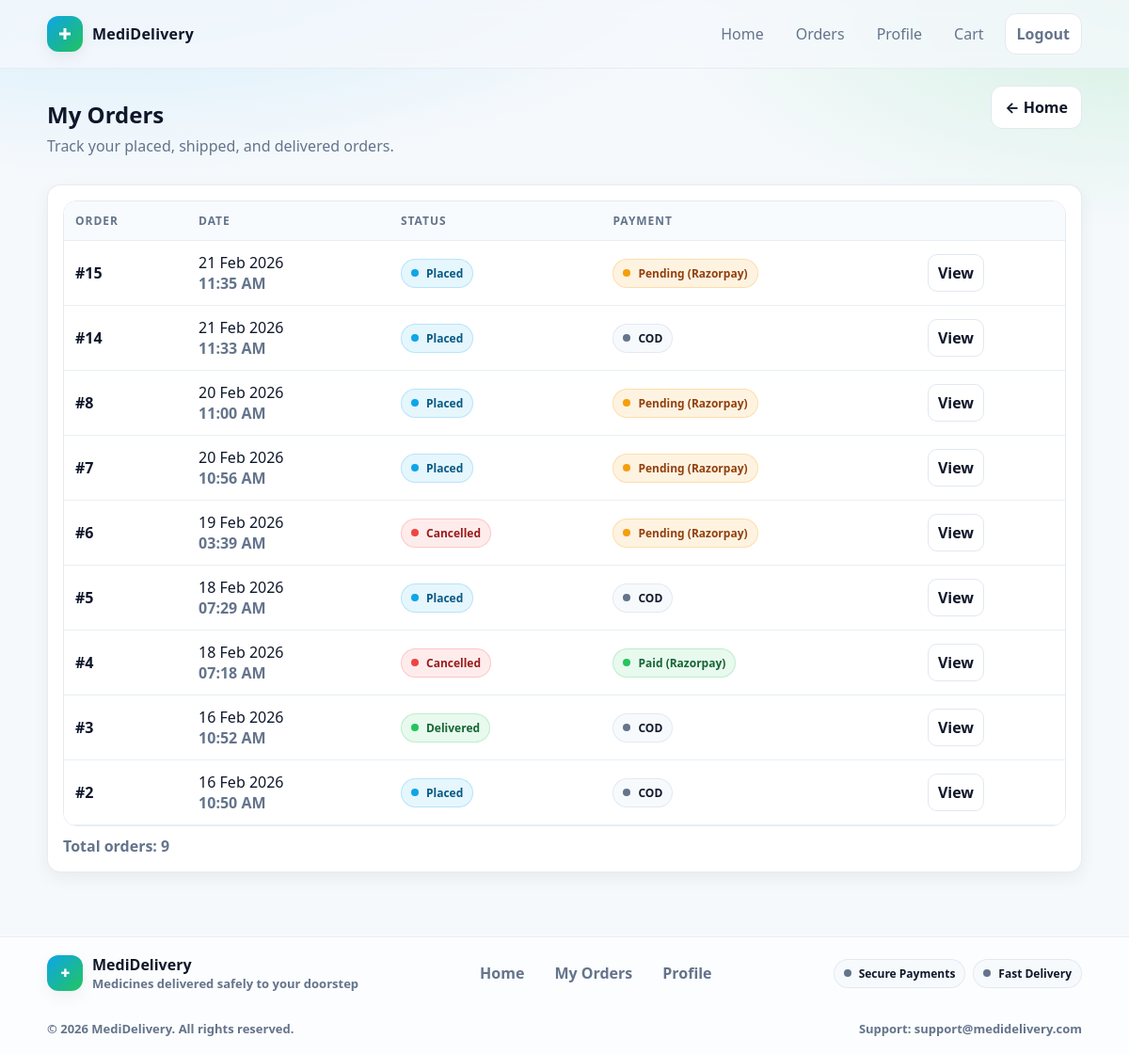
Before: /my-orders/ (signed in) with the older database file.
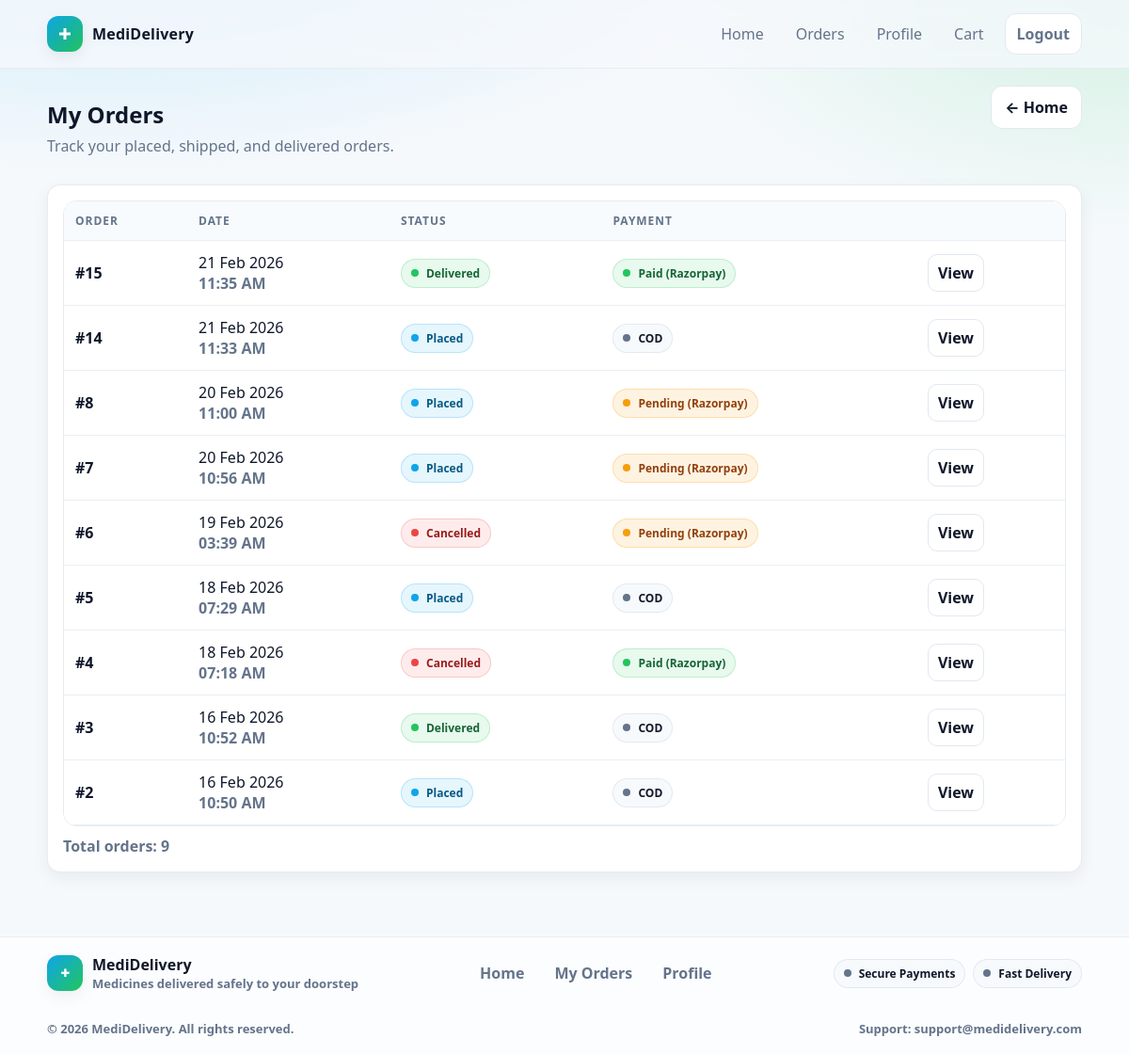
After: the same page with the newer database file.
### core/models.py (models this page shows, shortened)
class Order(models.Model):
    STATUS_CHOICES = [
        ("placed", "Placed"),
        ("packed", "Packed"),
        ("shipped", "Shipped"),
        ("delivered", "Delivered"),
        ("cancelled", "Cancelled"),
    ]
    user = models.ForeignKey(User, on_delete=models.CASCADE)
    full_name = models.CharField(max_length=200)
    phone = models.CharField(max_length=20)
    address = models.TextField()
    status = models.CharField(max_length=20, choices=STATUS_CHOICES, default="placed")
    created_at = models.DateTimeField(auto_now_add=True)
    assigned_delivery = models.ForeignKey(
                        User,
                        on_delete=models.SET_NULL,
                        null=True,
                        blank=True,
                        related_name="assigned_orders"
    )
    PAYMENT_CHOICES = [
        ("cod", "Cash on Delivery"),
        ("razorpay", "Razorpay"),
    ]
    payment_method = models.CharField(max_length=20, choices=PAYMENT_CHOICES, default="cod")
    is_paid = models.BooleanField(default=False)
    razorpay_order_id = models.CharField(max_length=100, blank=True, null=True)
    razorpay_payment_id = models.CharField(max_length=100, blank=True, null=True)
    razorpay_signature = models.CharField(max_length=255, blank=True, null=True)

### core/views.py (the view)
# urls.py: path("my-orders/", views.my_orders, name="my_orders"),
@login_required
def my_orders(request):
    orders = Order.objects.filter(user=request.user).order_by("-created_at")
    return render(request, "core/my_orders.html", {"orders": orders})

### core/templates/core/my_orders.html (shortened to what this page needs)
{% extends "base.html" %}
{% block content %}
<div style="display:flex; align-items:flex-start; justify-content:space-between; gap:12px; flex-wrap:wrap;">
  <div>
    <h1 class="page-title">My Orders</h1>
    <p class="page-subtitle">Track your placed, shipped, and delivered orders.</p>
  </div>
  <a class="btn btn-outline" href="{% url 'core:home' %}">← Home</a>
</div>
{% if orders %}
  <div class="card" style="margin-top:14px;">
    <div class="card-body">
      <div class="table-wrap">
        <table>
          <thead>
            <tr>
              <th>Order</th>
              <th>Date</th>
              <th>Status</th>
              <th>Payment</th>
              <th></th>
            </tr>
          </thead>
          <tbody>
            {% for o in orders %}
            <tr>
              <td style="font-weight:900;">#{{ o.id }}</td>
              <td style="white-space:normal;">
                <div>{{ o.created_at|date:"d M Y" }}</div>
                <div class="muted" style="font-weight:800;">{{ o.created_at|date:"h:i A" }}</div>
              </td>
              <td>
                {% if o.status == "placed" %}
                  <span class="badge badge-info"><span class="dot"></span>Placed</span>
                {% elif o.status == "packed" %}
                  <span class="badge badge-warning"><span class="dot"></span>Packed</span>
                {% elif o.status == "shipped" %}
                  <span class="badge badge-info"><span class="dot"></span>Shipped</span>
                {% elif o.status == "delivered" %}
                  <span class="badge badge-success"><span class="dot"></span>Delivered</span>
                {% elif o.status == "cancelled" %}
                  <span class="badge badge-danger"><span class="dot"></span>Cancelled</span>
                {% else %}
                  <span class="badge"><span class="dot"></span>{{ o.status|title }}</span>
                {% endif %}
              </td>
              <td>
                {% if o.payment_method == "razorpay" %}
                  {% if o.is_paid %}
                    <span class="badge badge-success"><span class="dot"></span>Paid (Razorpay)</span>
                  {% else %}
                    <span class="badge badge-warning"><span class="dot"></span>Pending (Razorpay)</span>
                  {% endif %}
                {% else %}
                  {% if o.is_paid %}
                    <span class="badge badge-success"><span class="dot"></span>Paid (COD)</span>
                  {% else %}
                    <span class="badge"><span class="dot"></span>COD</span>
                  {% endif %}
                {% endif %}
              </td>
              <td>
                <a class="btn btn-outline btn-sm" href="{% url 'core:order_detail' o.id %}">
                  View
                </a>
              </td>
            </tr>
            {% endfor %}
          </tbody>
        </table>
      </div>
      <div class="muted" style="margin-top:10px; font-weight:800;">
        Total orders: {{ orders|length }}
      </div>
    </div>
  </div>
{% endif %}
{% endblock %}

Changed rows visible on the page:
changed Order "11:35 AM": status "Placed" → "Delivered"; is_paid "Pending (Razorpay)" → "Paid (Razorpay)"
